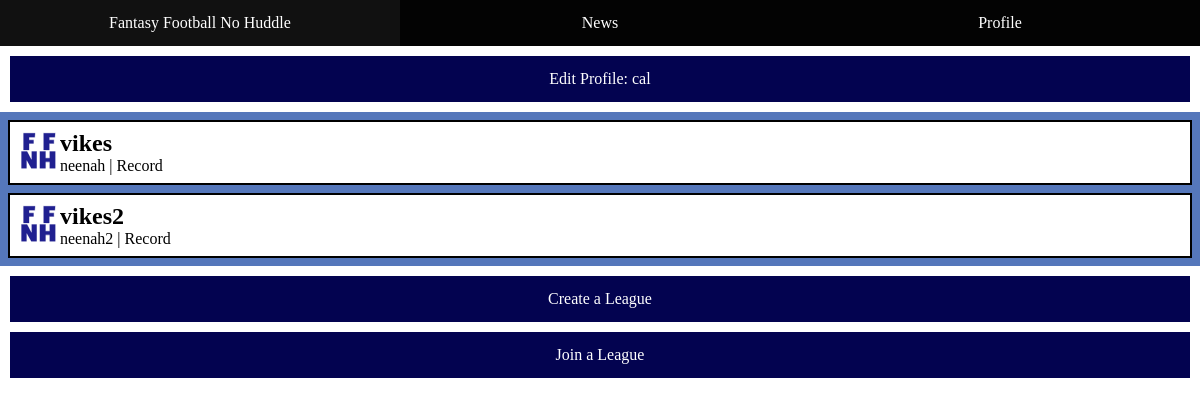
Screenshot of /myteams.php (signed in) with the database file from the repository.
### tables this page shows
CREATE TABLE fantasyteams (
	teamid INTEGER AUTO_INCREMENT, 
	owner VARCHAR(20), 
	league INTEGER, 
	teamname VARCHAR(40), 
	teamimage BLOB DEFAULT NULL, 
	wins	INTEGER DEFAULT 0, 
  losses	INTEGER DEFAULT 0, 
  ties	INTEGER DEFAULT 0,
	PRIMARY KEY (teamid), 
	FOREIGN KEY (owner) REFERENCES profiles(username) ON UPDATE CASCADE ON DELETE SET NULL, 
	FOREIGN KEY (league) REFERENCES leagues(leagueid) ON DELETE CASCADE
);

CREATE TABLE leagues (
	leagueid INTEGER AUTO_INCREMENT, 
	leaguename VARCHAR(20), 
	admin VARCHAR(20), 
	statusweek INTEGER DEFAULT -1,  
	maxinstances INTEGER, 
	privacy ENUM ('public', 'private') DEFAULT 'public', 
	rosterlimit INTEGER DEFAULT NULL, 
	maxstart INTEGER DEFAULT NULL, 
	drafttime DATETIME DEFAULT NULL, 
	PRIMARY KEY (leagueid), 
	FOREIGN KEY (admin) REFERENCES profiles(username) ON UPDATE CASCADE ON DELETE SET NULL
);

### myteams.php (the view, shortened to what this page needs)
<!DOCTYPE html>
<html lang="en">
<head>
	<link rel="stylesheet" href="header.css">
	<link rel="stylesheet" href="myteams.css">
	<link rel="stylesheet" href="colors.css">
</head>
<body>
	<?php include("header.html");
	$username = $_SESSION["username"];
	include("db.php");
	$pdo = $db;
	$statement = $pdo->prepare('SELECT l.leagueid, l.leaguename, t.teamid, t.teamname
	from fantasyteams t
	join leagues l on l.leagueid = t.league
	where owner = ?');
	$statement->execute([$username]);
	$array = [];
	$numteams = 0;
	while ($row = $statement->fetch()) {
		$numteams = array_push($array, $row);
	}
	?>
	<nav>
		<ul class="button editprofile">
			<li><a href="profile_settings.html">Edit Profile: <?php echo $username?></a></li>
		</ul>
	</nav>
	<section class="myteamslist">
		<ul>
		<?php for ($i = 0; $i < $numteams; $i++){ ?>
			<li class="ateam">
				<h2>
					<img src="ffnh.png" alt="Team Image" style="float:left;width:42px;height:42px;">
					<?php echo $array[$i]['teamname'];?>
				</h2>
				<?php echo $array[$i]['leaguename'] . " | Record";
		}?>
	</section>
	<nav>
		<ul class="button">
			<li><a href="league_creation_form.php">Create a League</a></li>
		</ul>
	</nav>
	<nav>
		<ul class="button">
			<li><a href="league_search.php">Join a League</a></li>
		</ul>
	</nav>
</body>
</html>

### header.css (style rules this page uses)
body { margin: 0px; }
nav ul { list-style-type: none; margin: 0; padding: 0; overflow: hidden; display: flex; align-items: stretch; }
ul.nav1 { background-color: #030303; }
.nav1 li { flex: 0 1 34%; }
nav ul li a { display: block; color: white; text-align: center; padding: 14px 16px; text-decoration: none; height: 100%; }

### myteams.css (style rules this page uses)
.ateam { background-color: #FFFFFF; }
.ateam h2 { margin: 0; }
.ateam img { float: left; }
.myteamslist ul { list-style-type: none; margin: 0; padding: 0; overflow: hidden; }
.myteamslist li { padding: 0.5em; margin: 0.5em; border: 2px solid black; }
.myteamslist { background-color: #5577bb; }
.button li { flex-basis: 100%; background-color: #030350; margin: 10px 10px 0px; }
.editprofile { margin: 0px 0px 10px; }

### rows the page displays
fantasyteams: teamname "vikes", league.leaguename "neenah"
fantasyteams: teamname "vikes2", league.leaguename "neenah2"

### other values shown
$username "cal"
